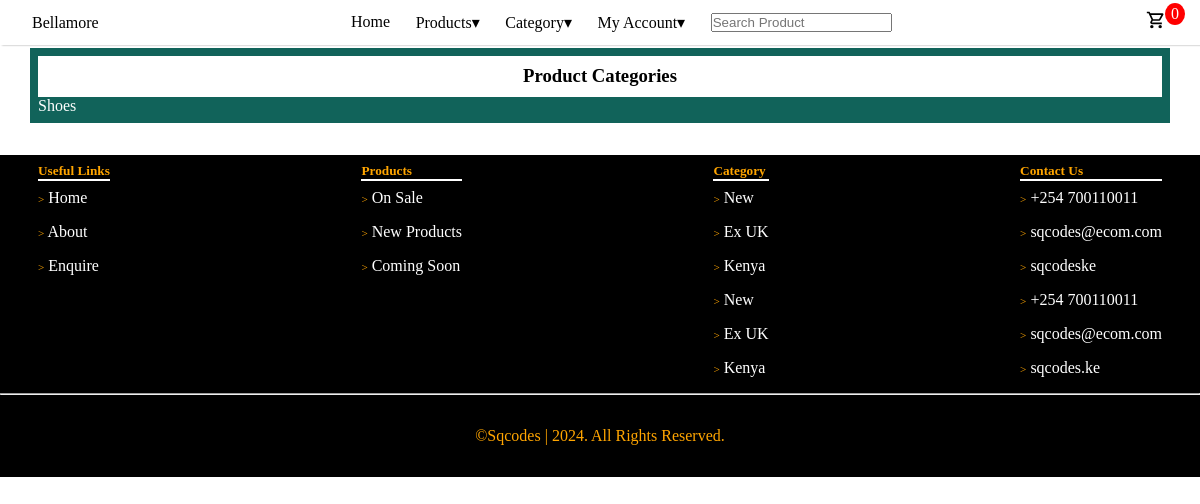
The page /categories/ on the database as committed earlier.
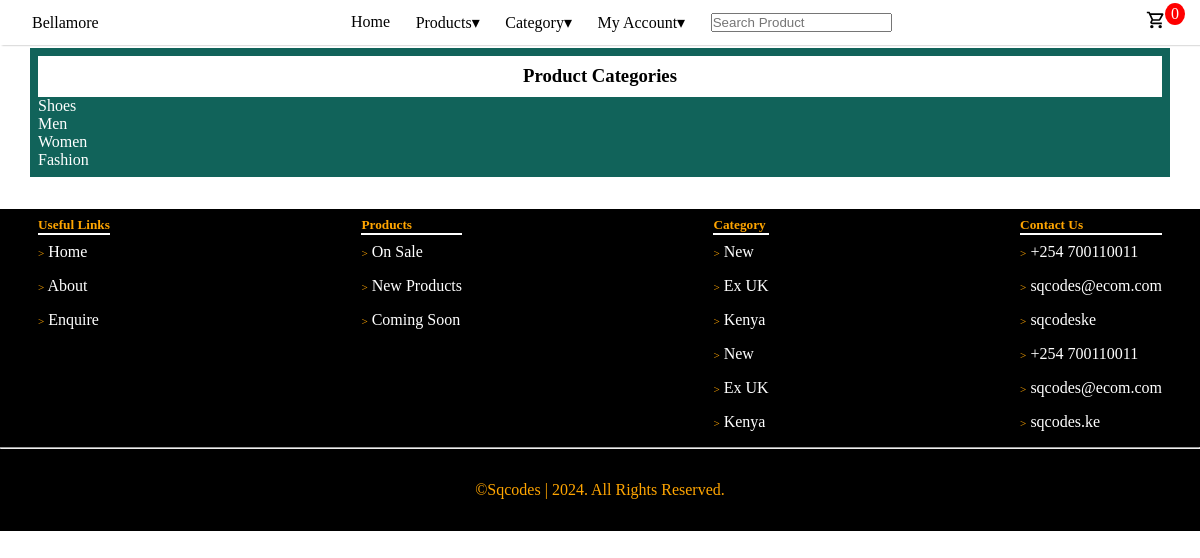
The same page on the database as committed later.
### store/models.py (models this page shows, shortened)
class Category(MPTTModel):
    parent = TreeForeignKey('self', on_delete=models.CASCADE, null=True, blank=True, related_name='children')
    name = models.CharField(max_length=50, unique=True)
    key_words = models.CharField(max_length=255)
    descriptions = models.CharField(max_length=255)
    image = models.ImageField(upload_to='uploads/categories/')
    slug = models.SlugField(unique=True, blank=True)
    class MPTTMeta:
        order_insertion_by = ['name']
    class Meta:
        verbose_name_plural = 'Categories'

### store/views.py (the view)
# urls.py: path('categories/', views.categories, name='categories'),
def categories(request):
    categories = Category.objects.all()
    products = Product.objects.all()
    context = {
        'categories': categories,
        'products': products,
    }
    return render(request, 'store/all_categories.html', context)

### cart/cart.py (called while the page is built)
    def __len__(self):
        return len(self.cart)

### cart/context_processors.py (called while the page is built)
def cart(request):
    return {'cart': Cart(request)}

### store/templates/store/all_categories.html (shortened to what this page needs)
{% extends 'main/base.html' %}
{% block content %}
<h3 class="section-title">Product Categories</h3>
{% for category in categories %}
    <p><a href="{% url 'category' category.id %}" style="color: white;">{{category.name}}</a></p>
{% endfor %}
{% endblock content %}

Rows that differ between the two databases and show on the page:
added Category: name "Men"
added Category: name "Women"
added Category: name "Fashion"
